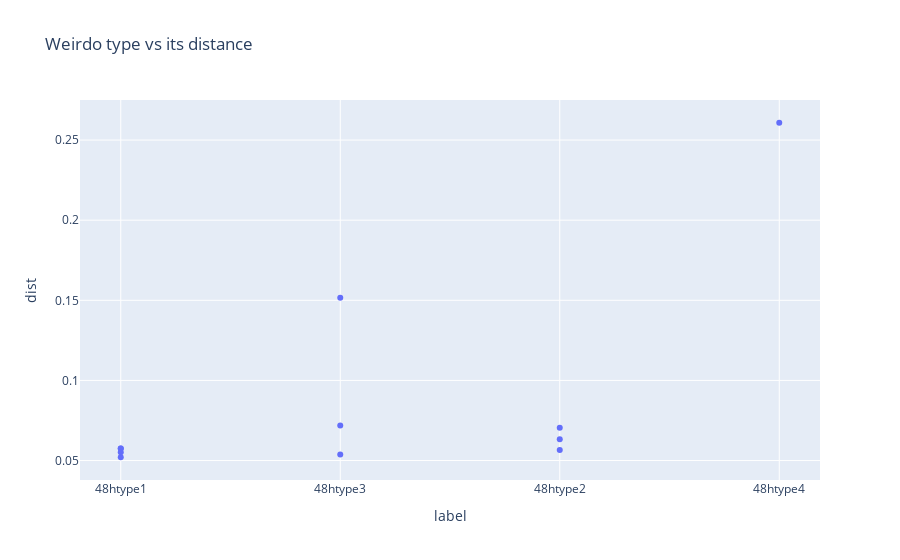

This figure's notebook cell:
### Markdown cell above
## all weirdos

### Code cell
dataframe = file_loc_important_cols.sort_values("toten [eV]", ascending=True).reset_index()
el = "Li"

col_atom_mapping_el_w_dist_label = f'top1_sorted_idxweirdo_dist_label_{el}'
col_top1_sorted_idxweirdo_coor_el = f"top1_sorted_idxweirdo_coor_{el}"

dist_weirdos_el_appendend = []
label_weirdos_el_appended = []
idx_appended = []
coor_weirdos_el_appended = []

for idx in range(dataframe["geometry"].size):
    atom_mapping_el_w_dist_label = dataframe.at[idx, col_atom_mapping_el_w_dist_label]
    coor_weirdos_el = dataframe.at[idx, col_top1_sorted_idxweirdo_coor_el].values()

    for i in atom_mapping_el_w_dist_label.values():
        dist = i[0]['dist']
        label = i[0]['label']

        dist_weirdos_el_appendend.append(dist)
        label_weirdos_el_appended.append(label)
        idx_appended.append(idx)
    
    for single_coor in coor_weirdos_el:
        coor_weirdos_el_appended.append(single_coor[0])

df = pd.DataFrame({'dist': dist_weirdos_el_appendend, 'label': label_weirdos_el_appended, 'idx_nr': idx_appended, 'coor': coor_weirdos_el_appended})

fig = px.scatter(df, 
                x = 'label', 
                y = 'dist',
                title = 'Weirdo type vs its distance',
                hover_data = ['dist', 'label', 'idx_nr', 'coor']
                )

fig.show(config={'scrollZoom': True})

### Figure 1 — Plotly figure (JSON) as saved in the notebook; plotly's stock layout.template omitted (floating-point values rounded to 4 significant figures)
{"data": [{"customdata": [[9, [0.8551, 0.5342, 0.7121]], [16, [0.03337, 0.2261, 0.8714]], [17, [0.23, 0.1246, 0.9492]], [23, [0.654, 0.2648, 0.02875]], [23, [0.654, 0.02875, 0.2648]], [27, [0.06611, 0.1992, 0.8744]], [29, [0.7719, 0.5232, 0.6508]], [30, [0.3054, 0.3729, 0.9429]], [32, [0.7694, 0.9692, 0.8774]], [35, [0.6272, 0.1187, 0.608]], [45, [0.2441, 0.75, 0.75]]], "hovertemplate": "label=%{x}<br>dist=%{y}<br>idx_nr=%{customdata[0]}<br>coor=%{customdata[1]}<extra></extra>", "legendgroup": "", "marker": {"color": "#636efa", "symbol": "circle"}, "mode": "markers", "name": "", "orientation": "v", "showlegend": false, "type": "scatter", "x": ["48htype1", "48htype3", "48htype2", "48htype1", "48htype1", "48htype2", "48htype1", "48htype3", "48htype2", "48htype3", "48htype4"], "xaxis": "x", "y": [0.05206, 0.07191, 0.06333, 0.05745, 0.05745, 0.05655, 0.05512, 0.05376, 0.07055, 0.1516, 0.2608], "yaxis": "y"}], "layout": {"legend": {"tracegroupgap": 0}, "title": {"text": "Weirdo type vs its distance"}, "xaxis": {"anchor": "y", "domain": [0, 1], "title": {"text": "label"}}, "yaxis": {"anchor": "x", "domain": [0, 1], "title": {"text": "dist"}}}}
